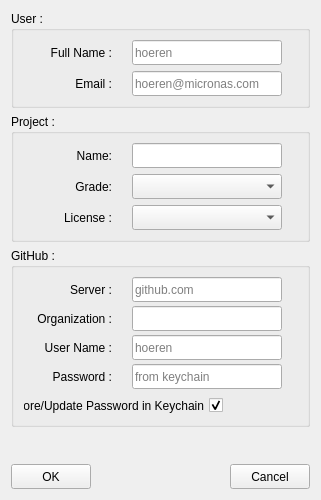
<?xml version="1.0" encoding="UTF-8"?>
<ui version="4.0">
 <class>NewProjectDialog</class>
 <widget class="QDialog" name="NewProjectDialog">
  <property name="geometry">
   <rect>
    <x>0</x>
    <y>0</y>
    <width>321</width>
    <height>500</height>
   </rect>
  </property>
  <property name="sizePolicy">
   <sizepolicy hsizetype="Preferred" vsizetype="Fixed">
    <horstretch>0</horstretch>
    <verstretch>0</verstretch>
   </sizepolicy>
  </property>
  <property name="minimumSize">
   <size>
    <width>321</width>
    <height>309</height>
   </size>
  </property>
  <property name="maximumSize">
   <size>
    <width>16777215</width>
    <height>500</height>
   </size>
  </property>
  <property name="windowTitle">
   <string>Dialog</string>
  </property>
  <layout class="QVBoxLayout" name="verticalLayout_4">
   <item>
    <widget class="QGroupBox" name="groupBox_2">
     <property name="sizePolicy">
      <sizepolicy hsizetype="Preferred" vsizetype="Minimum">
       <horstretch>0</horstretch>
       <verstretch>0</verstretch>
      </sizepolicy>
     </property>
     <property name="title">
      <string>User :</string>
     </property>
     <layout class="QVBoxLayout" name="verticalLayout">
      <item>
       <layout class="QHBoxLayout" name="horizontalLayout">
        <item>
         <widget class="QLabel" name="NewProjectLabel_2">
          <property name="sizePolicy">
           <sizepolicy hsizetype="Fixed" vsizetype="Fixed">
            <horstretch>0</horstretch>
            <verstretch>0</verstretch>
           </sizepolicy>
          </property>
          <property name="minimumSize">
           <size>
            <width>75</width>
            <height>25</height>
           </size>
          </property>
          <property name="maximumSize">
           <size>
            <width>75</width>
            <height>25</height>
           </size>
          </property>
          <property name="text">
           <string>Full Name :</string>
          </property>
          <property name="alignment">
           <set>Qt::AlignRight|Qt::AlignTrailing|Qt::AlignVCenter</set>
          </property>
         </widget>
        </item>
        <item>
         <widget class="QLineEdit" name="userFullName">
          <property name="sizePolicy">
           <sizepolicy hsizetype="Fixed" vsizetype="Fixed">
            <horstretch>0</horstretch>
            <verstretch>0</verstretch>
           </sizepolicy>
          </property>
          <property name="minimumSize">
           <size>
            <width>150</width>
            <height>25</height>
           </size>
          </property>
          <property name="maximumSize">
           <size>
            <width>16777215</width>
            <height>25</height>
           </size>
          </property>
          <property name="text">
           <string/>
          </property>
          <property name="placeholderText">
           <string>hoeren</string>
          </property>
         </widget>
        </item>
       </layout>
      </item>
      <item>
       <layout class="QHBoxLayout" name="horizontalLayout_3">
        <item>
         <widget class="QLabel" name="NewProjectLabel_3">
          <property name="sizePolicy">
           <sizepolicy hsizetype="Fixed" vsizetype="Fixed">
            <horstretch>0</horstretch>
            <verstretch>0</verstretch>
           </sizepolicy>
          </property>
          <property name="minimumSize">
           <size>
            <width>75</width>
            <height>25</height>
           </size>
          </property>
          <property name="maximumSize">
           <size>
            <width>75</width>
            <height>25</height>
           </size>
          </property>
          <property name="text">
           <string>Email :</string>
          </property>
          <property name="alignment">
           <set>Qt::AlignRight|Qt::AlignTrailing|Qt::AlignVCenter</set>
          </property>
         </widget>
        </item>
        <item>
         <widget class="QLineEdit" name="userEmail">
          <property name="sizePolicy">
           <sizepolicy hsizetype="Fixed" vsizetype="Fixed">
            <horstretch>0</horstretch>
            <verstretch>0</verstretch>
           </sizepolicy>
          </property>
          <property name="minimumSize">
           <size>
            <width>150</width>
            <height>25</height>
           </size>
          </property>
          <property name="maximumSize">
           <size>
            <width>16777215</width>
            <height>25</height>
           </size>
          </property>
          <property name="text">
           <string/>
          </property>
          <property name="placeholderText">
           <string>hoeren@micronas.com</string>
          </property>
         </widget>
        </item>
       </layout>
      </item>
     </layout>
    </widget>
   </item>
   <item>
    <widget class="QGroupBox" name="groupBox_3">
     <property name="sizePolicy">
      <sizepolicy hsizetype="Preferred" vsizetype="Minimum">
       <horstretch>0</horstretch>
       <verstretch>0</verstretch>
      </sizepolicy>
     </property>
     <property name="title">
      <string>Project :</string>
     </property>
     <layout class="QVBoxLayout" name="verticalLayout_2">
      <item>
       <layout class="QHBoxLayout" name="horizontalLayout_7">
        <item>
         <widget class="QLabel" name="NewProjectLabel">
          <property name="sizePolicy">
           <sizepolicy hsizetype="Fixed" vsizetype="Fixed">
            <horstretch>0</horstretch>
            <verstretch>0</verstretch>
           </sizepolicy>
          </property>
          <property name="minimumSize">
           <size>
            <width>75</width>
            <height>25</height>
           </size>
          </property>
          <property name="maximumSize">
           <size>
            <width>75</width>
            <height>25</height>
           </size>
          </property>
          <property name="text">
           <string>Name:</string>
          </property>
          <property name="alignment">
           <set>Qt::AlignRight|Qt::AlignTrailing|Qt::AlignVCenter</set>
          </property>
         </widget>
        </item>
        <item>
         <widget class="QLineEdit" name="projectName">
          <property name="sizePolicy">
           <sizepolicy hsizetype="Fixed" vsizetype="Fixed">
            <horstretch>0</horstretch>
            <verstretch>0</verstretch>
           </sizepolicy>
          </property>
          <property name="minimumSize">
           <size>
            <width>150</width>
            <height>25</height>
           </size>
          </property>
          <property name="maximumSize">
           <size>
            <width>16777215</width>
            <height>25</height>
           </size>
          </property>
          <property name="text">
           <string/>
          </property>
         </widget>
        </item>
       </layout>
      </item>
      <item>
       <layout class="QHBoxLayout" name="horizontalLayout_8">
        <item>
         <widget class="QLabel" name="label_4">
          <property name="sizePolicy">
           <sizepolicy hsizetype="Fixed" vsizetype="Fixed">
            <horstretch>0</horstretch>
            <verstretch>0</verstretch>
           </sizepolicy>
          </property>
          <property name="minimumSize">
           <size>
            <width>75</width>
            <height>25</height>
           </size>
          </property>
          <property name="maximumSize">
           <size>
            <width>75</width>
            <height>25</height>
           </size>
          </property>
          <property name="text">
           <string>Grade:</string>
          </property>
          <property name="alignment">
           <set>Qt::AlignRight|Qt::AlignTrailing|Qt::AlignVCenter</set>
          </property>
         </widget>
        </item>
        <item>
         <widget class="QComboBox" name="projectGrade">
          <property name="sizePolicy">
           <sizepolicy hsizetype="Fixed" vsizetype="Fixed">
            <horstretch>0</horstretch>
            <verstretch>0</verstretch>
           </sizepolicy>
          </property>
          <property name="minimumSize">
           <size>
            <width>150</width>
            <height>25</height>
           </size>
          </property>
          <property name="maximumSize">
           <size>
            <width>16777215</width>
            <height>25</height>
           </size>
          </property>
          <property name="toolTip">
           <string>Indicate Base Grade of the project</string>
          </property>
          <item>
           <property name="text">
            <string/>
           </property>
          </item>
          <item>
           <property name="text">
            <string>Commercial</string>
           </property>
          </item>
          <item>
           <property name="text">
            <string>Industrial</string>
           </property>
          </item>
          <item>
           <property name="text">
            <string>Automotive</string>
           </property>
          </item>
          <item>
           <property name="text">
            <string>Medical</string>
           </property>
          </item>
          <item>
           <property name="text">
            <string>Military</string>
           </property>
          </item>
         </widget>
        </item>
       </layout>
      </item>
      <item>
       <layout class="QHBoxLayout" name="horizontalLayout_9">
        <item>
         <widget class="QLabel" name="label_5">
          <property name="sizePolicy">
           <sizepolicy hsizetype="Fixed" vsizetype="Fixed">
            <horstretch>0</horstretch>
            <verstretch>0</verstretch>
           </sizepolicy>
          </property>
          <property name="minimumSize">
           <size>
            <width>75</width>
            <height>25</height>
           </size>
          </property>
          <property name="maximumSize">
           <size>
            <width>75</width>
            <height>25</height>
           </size>
          </property>
          <property name="text">
           <string>License :</string>
          </property>
          <property name="alignment">
           <set>Qt::AlignRight|Qt::AlignTrailing|Qt::AlignVCenter</set>
          </property>
         </widget>
        </item>
        <item>
         <widget class="QComboBox" name="projecLicense">
          <property name="sizePolicy">
           <sizepolicy hsizetype="Fixed" vsizetype="Fixed">
            <horstretch>0</horstretch>
            <verstretch>0</verstretch>
           </sizepolicy>
          </property>
          <property name="minimumSize">
           <size>
            <width>150</width>
            <height>25</height>
           </size>
          </property>
          <property name="maximumSize">
           <size>
            <width>16777215</width>
            <height>25</height>
           </size>
          </property>
          <property name="toolTip">
           <string>Indicate Base Grade of the project</string>
          </property>
          <item>
           <property name="text">
            <string/>
           </property>
          </item>
          <item>
           <property name="text">
            <string>New Item</string>
           </property>
          </item>
          <item>
           <property name="text">
            <string>New Item</string>
           </property>
          </item>
          <item>
           <property name="text">
            <string>New Item</string>
           </property>
          </item>
         </widget>
        </item>
       </layout>
      </item>
     </layout>
    </widget>
   </item>
   <item>
    <widget class="QGroupBox" name="groupBox">
     <property name="sizePolicy">
      <sizepolicy hsizetype="Preferred" vsizetype="Minimum">
       <horstretch>0</horstretch>
       <verstretch>0</verstretch>
      </sizepolicy>
     </property>
     <property name="title">
      <string>GitHub :</string>
     </property>
     <layout class="QVBoxLayout" name="verticalLayout_3">
      <item>
       <layout class="QHBoxLayout" name="horizontalLayout_4">
        <item>
         <widget class="QLabel" name="NewProjectLabel_4">
          <property name="sizePolicy">
           <sizepolicy hsizetype="Fixed" vsizetype="Fixed">
            <horstretch>0</horstretch>
            <verstretch>0</verstretch>
           </sizepolicy>
          </property>
          <property name="minimumSize">
           <size>
            <width>75</width>
            <height>25</height>
           </size>
          </property>
          <property name="maximumSize">
           <size>
            <width>75</width>
            <height>25</height>
           </size>
          </property>
          <property name="text">
           <string>Server :</string>
          </property>
          <property name="alignment">
           <set>Qt::AlignRight|Qt::AlignTrailing|Qt::AlignVCenter</set>
          </property>
         </widget>
        </item>
        <item>
         <widget class="QLineEdit" name="github">
          <property name="sizePolicy">
           <sizepolicy hsizetype="Fixed" vsizetype="Fixed">
            <horstretch>0</horstretch>
            <verstretch>0</verstretch>
           </sizepolicy>
          </property>
          <property name="minimumSize">
           <size>
            <width>150</width>
            <height>25</height>
           </size>
          </property>
          <property name="maximumSize">
           <size>
            <width>16777215</width>
            <height>25</height>
           </size>
          </property>
          <property name="text">
           <string/>
          </property>
          <property name="placeholderText">
           <string>github.com</string>
          </property>
         </widget>
        </item>
       </layout>
      </item>
      <item>
       <layout class="QHBoxLayout" name="horizontalLayout_5">
        <item>
         <widget class="QLabel" name="NewProjectLabel_5">
          <property name="sizePolicy">
           <sizepolicy hsizetype="Fixed" vsizetype="Fixed">
            <horstretch>0</horstretch>
            <verstretch>0</verstretch>
           </sizepolicy>
          </property>
          <property name="minimumSize">
           <size>
            <width>75</width>
            <height>25</height>
           </size>
          </property>
          <property name="maximumSize">
           <size>
            <width>75</width>
            <height>25</height>
           </size>
          </property>
          <property name="text">
           <string>Organization :</string>
          </property>
          <property name="alignment">
           <set>Qt::AlignRight|Qt::AlignTrailing|Qt::AlignVCenter</set>
          </property>
         </widget>
        </item>
        <item>
         <widget class="QLineEdit" name="githubOrg">
          <property name="sizePolicy">
           <sizepolicy hsizetype="Fixed" vsizetype="Fixed">
            <horstretch>0</horstretch>
            <verstretch>0</verstretch>
           </sizepolicy>
          </property>
          <property name="minimumSize">
           <size>
            <width>150</width>
            <height>25</height>
           </size>
          </property>
          <property name="maximumSize">
           <size>
            <width>16777215</width>
            <height>25</height>
           </size>
          </property>
          <property name="text">
           <string/>
          </property>
         </widget>
        </item>
       </layout>
      </item>
      <item>
       <layout class="QHBoxLayout" name="horizontalLayout_6">
        <item>
         <widget class="QLabel" name="NewProjectLabel_6">
          <property name="sizePolicy">
           <sizepolicy hsizetype="Fixed" vsizetype="Fixed">
            <horstretch>0</horstretch>
            <verstretch>0</verstretch>
           </sizepolicy>
          </property>
          <property name="minimumSize">
           <size>
            <width>75</width>
            <height>25</height>
           </size>
          </property>
          <property name="maximumSize">
           <size>
            <width>75</width>
            <height>25</height>
           </size>
          </property>
          <property name="text">
           <string>User Name :</string>
          </property>
          <property name="alignment">
           <set>Qt::AlignRight|Qt::AlignTrailing|Qt::AlignVCenter</set>
          </property>
         </widget>
        </item>
        <item>
         <widget class="QLineEdit" name="githubUser">
          <property name="sizePolicy">
           <sizepolicy hsizetype="Fixed" vsizetype="Fixed">
            <horstretch>0</horstretch>
            <verstretch>0</verstretch>
           </sizepolicy>
          </property>
          <property name="minimumSize">
           <size>
            <width>150</width>
            <height>25</height>
           </size>
          </property>
          <property name="maximumSize">
           <size>
            <width>16777215</width>
            <height>25</height>
           </size>
          </property>
          <property name="text">
           <string/>
          </property>
          <property name="placeholderText">
           <string>hoeren</string>
          </property>
         </widget>
        </item>
       </layout>
      </item>
      <item>
       <layout class="QHBoxLayout" name="horizontalLayout_10">
        <item>
         <widget class="QLabel" name="NewProjectLabel_7">
          <property name="sizePolicy">
           <sizepolicy hsizetype="Fixed" vsizetype="Fixed">
            <horstretch>0</horstretch>
            <verstretch>0</verstretch>
           </sizepolicy>
          </property>
          <property name="minimumSize">
           <size>
            <width>75</width>
            <height>25</height>
           </size>
          </property>
          <property name="maximumSize">
           <size>
            <width>75</width>
            <height>25</height>
           </size>
          </property>
          <property name="text">
           <string>Password :</string>
          </property>
          <property name="alignment">
           <set>Qt::AlignRight|Qt::AlignTrailing|Qt::AlignVCenter</set>
          </property>
         </widget>
        </item>
        <item>
         <widget class="QLineEdit" name="githubUser_2">
          <property name="sizePolicy">
           <sizepolicy hsizetype="Fixed" vsizetype="Fixed">
            <horstretch>0</horstretch>
            <verstretch>0</verstretch>
           </sizepolicy>
          </property>
          <property name="minimumSize">
           <size>
            <width>150</width>
            <height>25</height>
           </size>
          </property>
          <property name="maximumSize">
           <size>
            <width>16777215</width>
            <height>25</height>
           </size>
          </property>
          <property name="text">
           <string/>
          </property>
          <property name="placeholderText">
           <string>from keychain</string>
          </property>
         </widget>
        </item>
       </layout>
      </item>
      <item>
       <layout class="QHBoxLayout" name="horizontalLayout_11">
        <item>
         <widget class="QCheckBox" name="keychain">
          <property name="sizePolicy">
           <sizepolicy hsizetype="Fixed" vsizetype="Fixed">
            <horstretch>0</horstretch>
            <verstretch>0</verstretch>
           </sizepolicy>
          </property>
          <property name="minimumSize">
           <size>
            <width>200</width>
            <height>25</height>
           </size>
          </property>
          <property name="maximumSize">
           <size>
            <width>200</width>
            <height>25</height>
           </size>
          </property>
          <property name="layoutDirection">
           <enum>Qt::RightToLeft</enum>
          </property>
          <property name="text">
           <string>Store/Update Password in Keychain</string>
          </property>
          <property name="checked">
           <bool>true</bool>
          </property>
         </widget>
        </item>
        <item>
         <spacer name="horizontalSpacer_2">
          <property name="orientation">
           <enum>Qt::Horizontal</enum>
          </property>
          <property name="sizeHint" stdset="0">
           <size>
            <width>40</width>
            <height>20</height>
           </size>
          </property>
         </spacer>
        </item>
       </layout>
      </item>
     </layout>
    </widget>
   </item>
   <item>
    <widget class="QLabel" name="feedback">
     <property name="sizePolicy">
      <sizepolicy hsizetype="Preferred" vsizetype="Fixed">
       <horstretch>0</horstretch>
       <verstretch>0</verstretch>
      </sizepolicy>
     </property>
     <property name="minimumSize">
      <size>
       <width>200</width>
       <height>25</height>
      </size>
     </property>
     <property name="maximumSize">
      <size>
       <width>16777215</width>
       <height>25</height>
      </size>
     </property>
     <property name="text">
      <string/>
     </property>
     <property name="alignment">
      <set>Qt::AlignCenter</set>
     </property>
    </widget>
   </item>
   <item>
    <layout class="QHBoxLayout" name="horizontalLayout_2">
     <item>
      <widget class="QPushButton" name="OKButton">
       <property name="minimumSize">
        <size>
         <width>0</width>
         <height>25</height>
        </size>
       </property>
       <property name="maximumSize">
        <size>
         <width>16777215</width>
         <height>25</height>
        </size>
       </property>
       <property name="text">
        <string>OK</string>
       </property>
       <property name="autoDefault">
        <bool>false</bool>
       </property>
      </widget>
     </item>
     <item>
      <spacer name="horizontalSpacer">
       <property name="orientation">
        <enum>Qt::Horizontal</enum>
       </property>
       <property name="sizeHint" stdset="0">
        <size>
         <width>40</width>
         <height>20</height>
        </size>
       </property>
      </spacer>
     </item>
     <item>
      <widget class="QPushButton" name="CancelButton">
       <property name="minimumSize">
        <size>
         <width>0</width>
         <height>25</height>
        </size>
       </property>
       <property name="maximumSize">
        <size>
         <width>16777215</width>
         <height>25</height>
        </size>
       </property>
       <property name="text">
        <string>Cancel</string>
       </property>
       <property name="autoDefault">
        <bool>false</bool>
       </property>
      </widget>
     </item>
    </layout>
   </item>
  </layout>
 </widget>
 <resources/>
 <connections/>
</ui>
